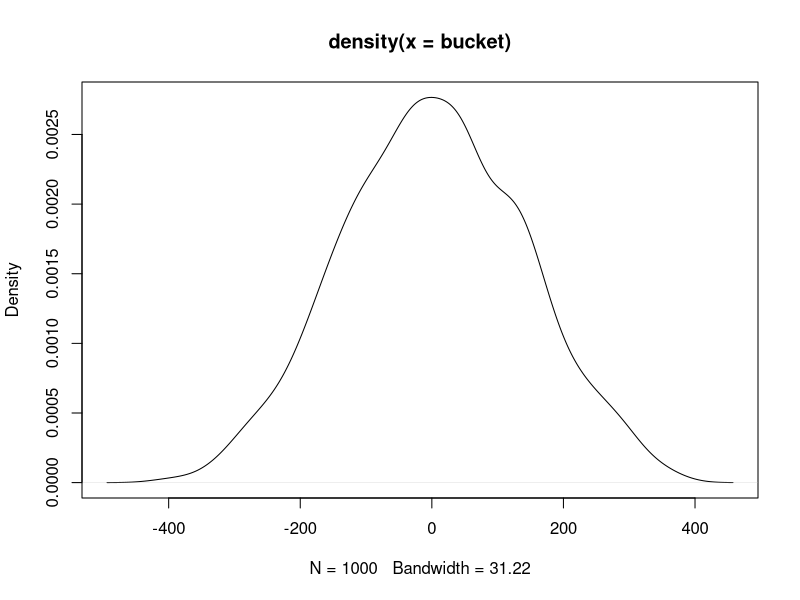
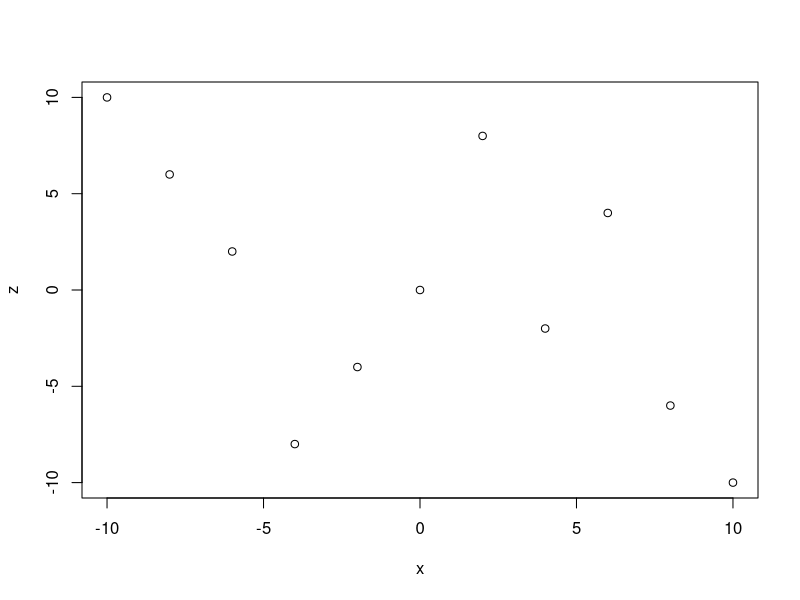

Source code (R) for these figures, in order:
## ---- chunk 1
knitr::opts_chunk$set(echo = TRUE)
## ---- chunk 2
x=seq(from=-10,to=10,by=2)
y=x
tot=sum(x*y)
tot
## ---- chunk 3
bucket=numeric()
for (i in 1:1000){
  z=sample(y,size = length(x))
  bucket[i]=sum(x*z)
}
## ---- chunk 4
summary(bucket)
plot(density(bucket))
## ---- chunk 5
 z=sample(y,size = length(x))
  aaa=sum(x*z)
  plot(x,z)
  aaa/tot
  #now use correlation function
  cor(x,z)
